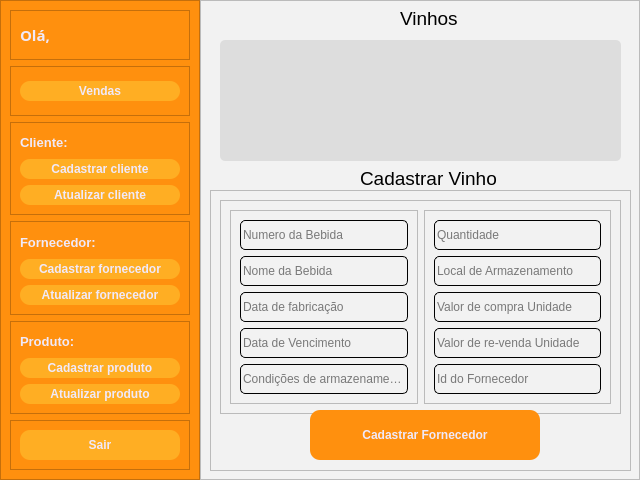
<?xml version="1.0" encoding="UTF-8"?>
<ui version="4.0">
 <class>MainWindow</class>
 <widget class="QMainWindow" name="MainWindow">
  <property name="geometry">
   <rect>
    <x>0</x>
    <y>0</y>
    <width>640</width>
    <height>480</height>
   </rect>
  </property>
  <property name="minimumSize">
   <size>
    <width>640</width>
    <height>480</height>
   </size>
  </property>
  <property name="maximumSize">
   <size>
    <width>640</width>
    <height>480</height>
   </size>
  </property>
  <property name="windowTitle">
   <string>MainWindow</string>
  </property>
  <widget class="QWidget" name="centralwidget">
   <property name="minimumSize">
    <size>
     <width>640</width>
     <height>480</height>
    </size>
   </property>
   <property name="maximumSize">
    <size>
     <width>640</width>
     <height>480</height>
    </size>
   </property>
   <layout class="QHBoxLayout" name="horizontalLayout">
    <property name="spacing">
     <number>0</number>
    </property>
    <property name="leftMargin">
     <number>0</number>
    </property>
    <property name="topMargin">
     <number>0</number>
    </property>
    <property name="rightMargin">
     <number>0</number>
    </property>
    <property name="bottomMargin">
     <number>0</number>
    </property>
    <item>
     <widget class="QFrame" name="frame">
      <property name="enabled">
       <bool>true</bool>
      </property>
      <property name="minimumSize">
       <size>
        <width>50</width>
        <height>0</height>
       </size>
      </property>
      <property name="maximumSize">
       <size>
        <width>200</width>
        <height>16777215</height>
       </size>
      </property>
      <property name="styleSheet">
       <string notr="true">background-color: rgb(255, 144, 14);</string>
      </property>
      <property name="frameShape">
       <enum>QFrame::StyledPanel</enum>
      </property>
      <property name="frameShadow">
       <enum>QFrame::Raised</enum>
      </property>
      <layout class="QVBoxLayout" name="verticalLayout">
       <item>
        <widget class="QFrame" name="frame_3">
         <property name="maximumSize">
          <size>
           <width>16777215</width>
           <height>50</height>
          </size>
         </property>
         <property name="frameShape">
          <enum>QFrame::StyledPanel</enum>
         </property>
         <property name="frameShadow">
          <enum>QFrame::Raised</enum>
         </property>
         <layout class="QHBoxLayout" name="horizontalLayout_2">
          <item>
           <widget class="QLabel" name="label_string_ola">
            <property name="maximumSize">
             <size>
              <width>30</width>
              <height>16777215</height>
             </size>
            </property>
            <property name="font">
             <font>
              <family>Rubik</family>
              <pointsize>11</pointsize>
              <weight>75</weight>
              <bold>true</bold>
             </font>
            </property>
            <property name="contextMenuPolicy">
             <enum>Qt::DefaultContextMenu</enum>
            </property>
            <property name="styleSheet">
             <string notr="true">color: rgb(240, 233, 249);</string>
            </property>
            <property name="text">
             <string>Olá,</string>
            </property>
           </widget>
          </item>
          <item>
           <widget class="QLineEdit" name="lineEdit_menu_nome_sobrenome_cliente">
            <property name="maximumSize">
             <size>
              <width>200</width>
              <height>16777215</height>
             </size>
            </property>
            <property name="font">
             <font>
              <family>Rubik</family>
              <pointsize>11</pointsize>
              <weight>75</weight>
              <bold>true</bold>
             </font>
            </property>
            <property name="styleSheet">
             <string notr="true">
QLineEdit{
	background:transparent;
	border:none;
	color: rgb(240, 233, 249);

}</string>
            </property>
           </widget>
          </item>
         </layout>
        </widget>
       </item>
       <item>
        <widget class="QFrame" name="frame_12">
         <property name="maximumSize">
          <size>
           <width>16777215</width>
           <height>50</height>
          </size>
         </property>
         <property name="frameShape">
          <enum>QFrame::StyledPanel</enum>
         </property>
         <property name="frameShadow">
          <enum>QFrame::Raised</enum>
         </property>
         <layout class="QVBoxLayout" name="verticalLayout_9">
          <item>
           <widget class="QPushButton" name="pushButton_cadastro_cadastrar_13">
            <property name="minimumSize">
             <size>
              <width>100</width>
              <height>10</height>
             </size>
            </property>
            <property name="maximumSize">
             <size>
              <width>230</width>
              <height>20</height>
             </size>
            </property>
            <property name="font">
             <font>
              <weight>75</weight>
              <bold>true</bold>
             </font>
            </property>
            <property name="cursor">
             <cursorShape>PointingHandCursor</cursorShape>
            </property>
            <property name="styleSheet">
             <string notr="true">QPushButton{
	border-radius: 10px;
	border-image: url(:/Close_Image/cil-x.png);
	background-position: center;
		
	color: rgb(240, 233, 249);
	background-color: rgb(255, 174, 35);
	
}
QPushButton:hover{
	
	
	background-color: rgb(207, 110, 0);
	color: rgb(240, 233, 249);
}
QPushButton:pressed{
	background-color: rgb(35, 35, 35);
	color: rgb(200, 200, 200);
}

</string>
            </property>
            <property name="text">
             <string>Vendas</string>
            </property>
           </widget>
          </item>
         </layout>
        </widget>
       </item>
       <item>
        <widget class="QFrame" name="frame_4">
         <property name="minimumSize">
          <size>
           <width>0</width>
           <height>0</height>
          </size>
         </property>
         <property name="frameShape">
          <enum>QFrame::StyledPanel</enum>
         </property>
         <property name="frameShadow">
          <enum>QFrame::Raised</enum>
         </property>
         <layout class="QVBoxLayout" name="verticalLayout_2">
          <item>
           <widget class="QLabel" name="label_3">
            <property name="font">
             <font>
              <pointsize>10</pointsize>
              <weight>75</weight>
              <bold>true</bold>
             </font>
            </property>
            <property name="styleSheet">
             <string notr="true">color: rgb(240, 233, 249);</string>
            </property>
            <property name="text">
             <string>Cliente:</string>
            </property>
           </widget>
          </item>
          <item>
           <widget class="QPushButton" name="pushButton_cadastro_cadastrar_10">
            <property name="minimumSize">
             <size>
              <width>100</width>
              <height>10</height>
             </size>
            </property>
            <property name="maximumSize">
             <size>
              <width>230</width>
              <height>20</height>
             </size>
            </property>
            <property name="font">
             <font>
              <weight>75</weight>
              <bold>true</bold>
             </font>
            </property>
            <property name="cursor">
             <cursorShape>PointingHandCursor</cursorShape>
            </property>
            <property name="styleSheet">
             <string notr="true">QPushButton{
	border-radius: 10px;
	border-image: url(:/Close_Image/cil-x.png);
	background-position: center;
		
	color: rgb(240, 233, 249);
	background-color: rgb(255, 174, 35);
	
}
QPushButton:hover{
	
	
	background-color: rgb(207, 110, 0);
	color: rgb(240, 233, 249);
}
QPushButton:pressed{
	background-color: rgb(35, 35, 35);
	color: rgb(200, 200, 200);
}

</string>
            </property>
            <property name="text">
             <string>Cadastrar cliente</string>
            </property>
           </widget>
          </item>
          <item>
           <widget class="QPushButton" name="pushButton_cadastro_cadastrar_4">
            <property name="minimumSize">
             <size>
              <width>100</width>
              <height>10</height>
             </size>
            </property>
            <property name="maximumSize">
             <size>
              <width>230</width>
              <height>20</height>
             </size>
            </property>
            <property name="font">
             <font>
              <weight>75</weight>
              <bold>true</bold>
             </font>
            </property>
            <property name="cursor">
             <cursorShape>PointingHandCursor</cursorShape>
            </property>
            <property name="styleSheet">
             <string notr="true">QPushButton{
	border-radius: 10px;
	border-image: url(:/Close_Image/cil-x.png);
	background-position: center;
		
	color: rgb(240, 233, 249);
	background-color: rgb(255, 174, 35);
	
}
QPushButton:hover{
	
	
	background-color: rgb(207, 110, 0);
	color: rgb(240, 233, 249);
}
QPushButton:pressed{
	background-color: rgb(35, 35, 35);
	color: rgb(200, 200, 200);
}

</string>
            </property>
            <property name="text">
             <string>Atualizar cliente</string>
            </property>
           </widget>
          </item>
         </layout>
        </widget>
       </item>
       <item>
        <widget class="QFrame" name="frame_7">
         <property name="frameShape">
          <enum>QFrame::StyledPanel</enum>
         </property>
         <property name="frameShadow">
          <enum>QFrame::Raised</enum>
         </property>
         <layout class="QVBoxLayout" name="verticalLayout_5">
          <item>
           <widget class="QLabel" name="label_4">
            <property name="font">
             <font>
              <pointsize>10</pointsize>
              <weight>75</weight>
              <bold>true</bold>
             </font>
            </property>
            <property name="styleSheet">
             <string notr="true">color: rgb(240, 233, 249);</string>
            </property>
            <property name="text">
             <string>Fornecedor:</string>
            </property>
           </widget>
          </item>
          <item>
           <widget class="QPushButton" name="pushButton_cadastro_cadastrar_12">
            <property name="minimumSize">
             <size>
              <width>100</width>
              <height>10</height>
             </size>
            </property>
            <property name="maximumSize">
             <size>
              <width>230</width>
              <height>20</height>
             </size>
            </property>
            <property name="font">
             <font>
              <weight>75</weight>
              <bold>true</bold>
             </font>
            </property>
            <property name="cursor">
             <cursorShape>PointingHandCursor</cursorShape>
            </property>
            <property name="styleSheet">
             <string notr="true">QPushButton{
	border-radius: 10px;
	border-image: url(:/Close_Image/cil-x.png);
	background-position: center;
		
	color: rgb(240, 233, 249);
	background-color: rgb(255, 174, 35);
	
}
QPushButton:hover{
	
	
	background-color: rgb(207, 110, 0);
	color: rgb(240, 233, 249);
}
QPushButton:pressed{
	background-color: rgb(35, 35, 35);
	color: rgb(200, 200, 200);
}

</string>
            </property>
            <property name="text">
             <string>Cadastrar fornecedor</string>
            </property>
           </widget>
          </item>
          <item>
           <widget class="QPushButton" name="pushButton_cadastro_cadastrar_11">
            <property name="minimumSize">
             <size>
              <width>100</width>
              <height>10</height>
             </size>
            </property>
            <property name="maximumSize">
             <size>
              <width>230</width>
              <height>20</height>
             </size>
            </property>
            <property name="font">
             <font>
              <weight>75</weight>
              <bold>true</bold>
             </font>
            </property>
            <property name="cursor">
             <cursorShape>PointingHandCursor</cursorShape>
            </property>
            <property name="styleSheet">
             <string notr="true">QPushButton{
	border-radius: 10px;
	border-image: url(:/Close_Image/cil-x.png);
	background-position: center;
		
	color: rgb(240, 233, 249);
	background-color: rgb(255, 174, 35);
	
}
QPushButton:hover{
	
	
	background-color: rgb(207, 110, 0);
	color: rgb(240, 233, 249);
}
QPushButton:pressed{
	background-color: rgb(35, 35, 35);
	color: rgb(200, 200, 200);
}

</string>
            </property>
            <property name="text">
             <string>Atualizar fornecedor</string>
            </property>
           </widget>
          </item>
         </layout>
        </widget>
       </item>
       <item>
        <widget class="QFrame" name="frame_8">
         <property name="frameShape">
          <enum>QFrame::StyledPanel</enum>
         </property>
         <property name="frameShadow">
          <enum>QFrame::Raised</enum>
         </property>
         <layout class="QVBoxLayout" name="verticalLayout_6">
          <item>
           <widget class="QLabel" name="label_5">
            <property name="font">
             <font>
              <pointsize>10</pointsize>
              <weight>75</weight>
              <bold>true</bold>
             </font>
            </property>
            <property name="styleSheet">
             <string notr="true">color: rgb(240, 233, 249);</string>
            </property>
            <property name="text">
             <string>Produto:</string>
            </property>
           </widget>
          </item>
          <item>
           <widget class="QPushButton" name="pushButton_cadastro_cadastrar_16">
            <property name="minimumSize">
             <size>
              <width>100</width>
              <height>10</height>
             </size>
            </property>
            <property name="maximumSize">
             <size>
              <width>230</width>
              <height>20</height>
             </size>
            </property>
            <property name="font">
             <font>
              <weight>75</weight>
              <bold>true</bold>
             </font>
            </property>
            <property name="cursor">
             <cursorShape>PointingHandCursor</cursorShape>
            </property>
            <property name="styleSheet">
             <string notr="true">QPushButton{
	border-radius: 10px;
	border-image: url(:/Close_Image/cil-x.png);
	background-position: center;
		
	color: rgb(240, 233, 249);
	background-color: rgb(255, 174, 35);
	
}
QPushButton:hover{
	
	
	background-color: rgb(207, 110, 0);
	color: rgb(240, 233, 249);
}
QPushButton:pressed{
	background-color: rgb(35, 35, 35);
	color: rgb(200, 200, 200);
}

</string>
            </property>
            <property name="text">
             <string>Cadastrar produto</string>
            </property>
           </widget>
          </item>
          <item>
           <widget class="QPushButton" name="pushButton_cadastro_cadastrar_15">
            <property name="minimumSize">
             <size>
              <width>100</width>
              <height>10</height>
             </size>
            </property>
            <property name="maximumSize">
             <size>
              <width>230</width>
              <height>20</height>
             </size>
            </property>
            <property name="font">
             <font>
              <weight>75</weight>
              <bold>true</bold>
             </font>
            </property>
            <property name="cursor">
             <cursorShape>PointingHandCursor</cursorShape>
            </property>
            <property name="styleSheet">
             <string notr="true">QPushButton{
	border-radius: 10px;
	border-image: url(:/Close_Image/cil-x.png);
	background-position: center;
		
	color: rgb(240, 233, 249);
	background-color: rgb(255, 174, 35);
	
}
QPushButton:hover{
	
	
	background-color: rgb(207, 110, 0);
	color: rgb(240, 233, 249);
}
QPushButton:pressed{
	background-color: rgb(35, 35, 35);
	color: rgb(200, 200, 200);
}

</string>
            </property>
            <property name="text">
             <string>Atualizar produto</string>
            </property>
           </widget>
          </item>
         </layout>
        </widget>
       </item>
       <item>
        <widget class="QFrame" name="frame_5">
         <property name="maximumSize">
          <size>
           <width>16777215</width>
           <height>50</height>
          </size>
         </property>
         <property name="frameShape">
          <enum>QFrame::StyledPanel</enum>
         </property>
         <property name="frameShadow">
          <enum>QFrame::Raised</enum>
         </property>
         <widget class="QPushButton" name="pushButton_cadastro_cadastrar_6">
          <property name="geometry">
           <rect>
            <x>10</x>
            <y>10</y>
            <width>160</width>
            <height>30</height>
           </rect>
          </property>
          <property name="minimumSize">
           <size>
            <width>100</width>
            <height>30</height>
           </size>
          </property>
          <property name="maximumSize">
           <size>
            <width>230</width>
            <height>16777215</height>
           </size>
          </property>
          <property name="font">
           <font>
            <weight>75</weight>
            <bold>true</bold>
           </font>
          </property>
          <property name="cursor">
           <cursorShape>PointingHandCursor</cursorShape>
          </property>
          <property name="styleSheet">
           <string notr="true">QPushButton{
	border-radius: 10px;
	border-image: url(:/Close_Image/cil-x.png);
	background-position: center;
		
	color: rgb(240, 233, 249);
	background-color: rgb(255, 174, 35);
	
}
QPushButton:hover{
	
	
	background-color: rgb(207, 110, 0);
	color: rgb(240, 233, 249);
}
QPushButton:pressed{
	background-color: rgb(35, 35, 35);
	color: rgb(200, 200, 200);
}

</string>
          </property>
          <property name="text">
           <string>Sair</string>
          </property>
         </widget>
        </widget>
       </item>
      </layout>
     </widget>
    </item>
    <item>
     <widget class="QFrame" name="frame_2">
      <property name="enabled">
       <bool>true</bool>
      </property>
      <property name="styleSheet">
       <string notr="true">background-color: rgb(242, 242, 242);</string>
      </property>
      <property name="frameShape">
       <enum>QFrame::StyledPanel</enum>
      </property>
      <property name="frameShadow">
       <enum>QFrame::Raised</enum>
      </property>
      <widget class="QTextEdit" name="textEdit">
       <property name="geometry">
        <rect>
         <x>20</x>
         <y>40</y>
         <width>401</width>
         <height>121</height>
        </rect>
       </property>
       <property name="styleSheet">
        <string notr="true">border-radius: 5px;
padding 15px;
background-color: rgb(221,221,221);
color: rgb(255, 255, 255);</string>
       </property>
      </widget>
      <widget class="QLabel" name="label">
       <property name="geometry">
        <rect>
         <x>200</x>
         <y>10</y>
         <width>61</width>
         <height>16</height>
        </rect>
       </property>
       <property name="font">
        <font>
         <pointsize>14</pointsize>
        </font>
       </property>
       <property name="text">
        <string>Vinhos</string>
       </property>
      </widget>
      <widget class="QFrame" name="frame_6">
       <property name="geometry">
        <rect>
         <x>10</x>
         <y>190</y>
         <width>421</width>
         <height>281</height>
        </rect>
       </property>
       <property name="frameShape">
        <enum>QFrame::StyledPanel</enum>
       </property>
       <property name="frameShadow">
        <enum>QFrame::Raised</enum>
       </property>
       <widget class="QFrame" name="frame_9">
        <property name="geometry">
         <rect>
          <x>10</x>
          <y>10</y>
          <width>401</width>
          <height>214</height>
         </rect>
        </property>
        <property name="frameShape">
         <enum>QFrame::StyledPanel</enum>
        </property>
        <property name="frameShadow">
         <enum>QFrame::Raised</enum>
        </property>
        <layout class="QHBoxLayout" name="horizontalLayout_3">
         <item>
          <widget class="QFrame" name="frame_11">
           <property name="frameShape">
            <enum>QFrame::StyledPanel</enum>
           </property>
           <property name="frameShadow">
            <enum>QFrame::Raised</enum>
           </property>
           <layout class="QVBoxLayout" name="verticalLayout_8">
            <item>
             <widget class="QLineEdit" name="lineEdit_6">
              <property name="minimumSize">
               <size>
                <width>0</width>
                <height>30</height>
               </size>
              </property>
              <property name="styleSheet">
               <string notr="true">border-width: 1px;
border-color: black;
border-style: solid;
display: inline-block;
border-radius: 5px;</string>
              </property>
              <property name="placeholderText">
               <string>Numero da Bebida</string>
              </property>
             </widget>
            </item>
            <item>
             <widget class="QLineEdit" name="lineEdit_3">
              <property name="minimumSize">
               <size>
                <width>0</width>
                <height>30</height>
               </size>
              </property>
              <property name="styleSheet">
               <string notr="true">border-width: 1px;
border-color: black;
border-style: solid;
display: inline-block;
border-radius: 5px;</string>
              </property>
              <property name="text">
               <string/>
              </property>
              <property name="placeholderText">
               <string>Nome da Bebida</string>
              </property>
             </widget>
            </item>
            <item>
             <widget class="QLineEdit" name="lineEdit_7">
              <property name="minimumSize">
               <size>
                <width>0</width>
                <height>30</height>
               </size>
              </property>
              <property name="styleSheet">
               <string notr="true">border-width: 1px;
border-color: black;
border-style: solid;
display: inline-block;
border-radius: 5px;</string>
              </property>
              <property name="placeholderText">
               <string>Data de fabricação</string>
              </property>
             </widget>
            </item>
            <item>
             <widget class="QLineEdit" name="lineEdit_14">
              <property name="minimumSize">
               <size>
                <width>0</width>
                <height>30</height>
               </size>
              </property>
              <property name="styleSheet">
               <string notr="true">border-width: 1px;
border-color: black;
border-style: solid;
display: inline-block;
border-radius: 5px;</string>
              </property>
              <property name="text">
               <string/>
              </property>
              <property name="placeholderText">
               <string>Data de Vencimento</string>
              </property>
             </widget>
            </item>
            <item>
             <widget class="QLineEdit" name="lineEdit_15">
              <property name="minimumSize">
               <size>
                <width>0</width>
                <height>30</height>
               </size>
              </property>
              <property name="styleSheet">
               <string notr="true">border-width: 1px;
border-color: black;
border-style: solid;
display: inline-block;
border-radius: 5px;</string>
              </property>
              <property name="placeholderText">
               <string>Condições de armazenamento</string>
              </property>
             </widget>
            </item>
           </layout>
          </widget>
         </item>
         <item>
          <widget class="QFrame" name="frame_10">
           <property name="frameShape">
            <enum>QFrame::StyledPanel</enum>
           </property>
           <property name="frameShadow">
            <enum>QFrame::Raised</enum>
           </property>
           <layout class="QVBoxLayout" name="verticalLayout_7">
            <item>
             <widget class="QLineEdit" name="lineEdit_8">
              <property name="minimumSize">
               <size>
                <width>0</width>
                <height>30</height>
               </size>
              </property>
              <property name="styleSheet">
               <string notr="true">border-width: 1px;
border-color: black;
border-style: solid;
display: inline-block;
border-radius: 5px;</string>
              </property>
              <property name="placeholderText">
               <string>Quantidade</string>
              </property>
             </widget>
            </item>
            <item>
             <widget class="QLineEdit" name="lineEdit_9">
              <property name="minimumSize">
               <size>
                <width>0</width>
                <height>30</height>
               </size>
              </property>
              <property name="styleSheet">
               <string notr="true">border-width: 1px;
border-color: black;
border-style: solid;
display: inline-block;
border-radius: 5px;</string>
              </property>
              <property name="placeholderText">
               <string>Local de Armazenamento</string>
              </property>
             </widget>
            </item>
            <item>
             <widget class="QLineEdit" name="lineEdit_10">
              <property name="minimumSize">
               <size>
                <width>0</width>
                <height>30</height>
               </size>
              </property>
              <property name="styleSheet">
               <string notr="true">border-width: 1px;
border-color: black;
border-style: solid;
display: inline-block;
border-radius: 5px;</string>
              </property>
              <property name="placeholderText">
               <string>Valor de compra Unidade</string>
              </property>
             </widget>
            </item>
            <item>
             <widget class="QLineEdit" name="lineEdit_12">
              <property name="minimumSize">
               <size>
                <width>0</width>
                <height>30</height>
               </size>
              </property>
              <property name="styleSheet">
               <string notr="true">border-width: 1px;
border-color: black;
border-style: solid;
display: inline-block;
border-radius: 5px;</string>
              </property>
              <property name="placeholderText">
               <string>Valor de re-venda Unidade</string>
              </property>
             </widget>
            </item>
            <item>
             <widget class="QLineEdit" name="lineEdit_11">
              <property name="minimumSize">
               <size>
                <width>0</width>
                <height>30</height>
               </size>
              </property>
              <property name="styleSheet">
               <string notr="true">border-width: 1px;
border-color: black;
border-style: solid;
display: inline-block;
border-radius: 5px;</string>
              </property>
              <property name="placeholderText">
               <string>Id do Fornecedor</string>
              </property>
             </widget>
            </item>
           </layout>
          </widget>
         </item>
        </layout>
       </widget>
       <widget class="QPushButton" name="pushButton_cadastro_cadastrar_9">
        <property name="geometry">
         <rect>
          <x>100</x>
          <y>220</y>
          <width>230</width>
          <height>50</height>
         </rect>
        </property>
        <property name="minimumSize">
         <size>
          <width>230</width>
          <height>50</height>
         </size>
        </property>
        <property name="maximumSize">
         <size>
          <width>16777215</width>
          <height>16777215</height>
         </size>
        </property>
        <property name="font">
         <font>
          <weight>75</weight>
          <bold>true</bold>
         </font>
        </property>
        <property name="cursor">
         <cursorShape>PointingHandCursor</cursorShape>
        </property>
        <property name="styleSheet">
         <string notr="true">QPushButton{
	border-radius: 10px;
	border-image: url(:/Close_Image/cil-x.png);
	background-position: center;
		
	color: rgb(240, 233, 249);
	background-color: rgb(255, 144, 14);
	
}
QPushButton:hover{
	
	
	background-color: rgb(207, 110, 0);
	color: rgb(240, 233, 249);
}
QPushButton:pressed{
	background-color: rgb(35, 35, 35);
	color: rgb(200, 200, 200);
}

</string>
        </property>
        <property name="text">
         <string>Cadastrar Fornecedor</string>
        </property>
       </widget>
      </widget>
      <widget class="QLabel" name="label_2">
       <property name="geometry">
        <rect>
         <x>160</x>
         <y>170</y>
         <width>141</width>
         <height>16</height>
        </rect>
       </property>
       <property name="font">
        <font>
         <pointsize>14</pointsize>
        </font>
       </property>
       <property name="text">
        <string>Cadastrar Vinho</string>
       </property>
      </widget>
     </widget>
    </item>
   </layout>
  </widget>
 </widget>
 <resources/>
 <connections/>
</ui>
